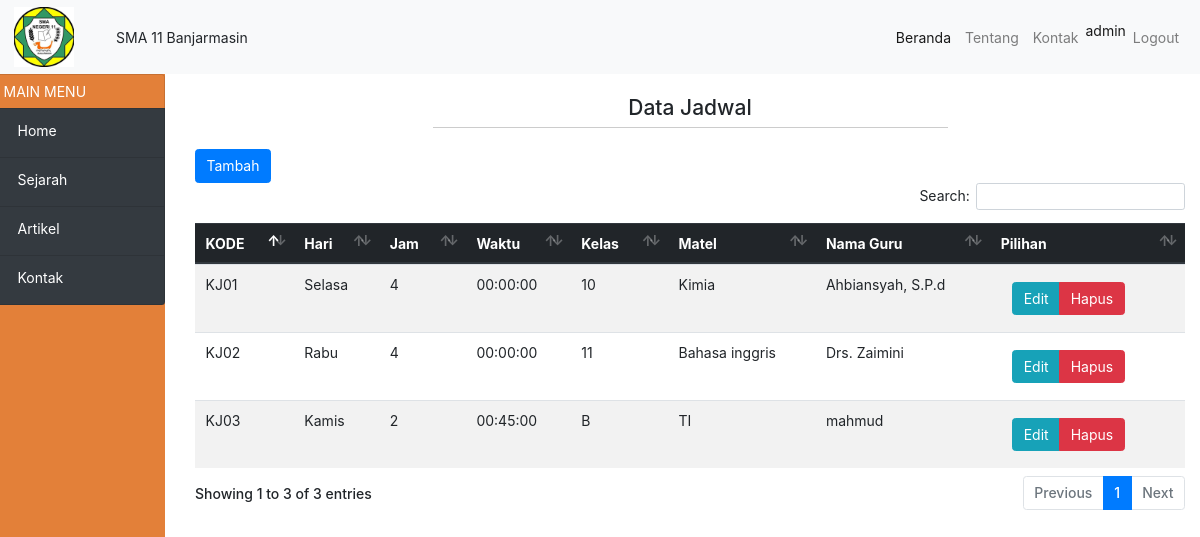
/?view=jadwal (signed in), run on the app's committed database.
### tables this page shows
CREATE TABLE `jadwal` (
  `kd_jadwal` varchar(50) NOT NULL,
  `hari_j` varchar(50) NOT NULL,
  `jam_j` int(2) NOT NULL,
  `waktu` time NOT NULL,
  `kelas` varchar(2) NOT NULL,
  `matpel` varchar(20) NOT NULL,
  `nama_guru` varchar(100) NOT NULL
);

### models/admin.php (called while the page is built, shortened)
<?php
class Admin
{
  private $mysqli;
  function __construct($mysqli)
  {
    $this->mysqli = $mysqli;
  }
function show_jadwal()
{
  $db    = $this->mysqli->conn;
  $query = $db->query(" SELECT * FROM jadwal  ");
  return $query;
}
}
?>

### view/jadwal/data-jadwal.php (the view, shortened to what this page needs)
<div class="container" id="" style="">
<div class="row mt-4" id="" style="">
	<div class="col-md-12" id="" style="">
			<h4 class="text-center">Data Jadwal</h4> <hr>
			<?php if (@$_SESSION['kewenangan'] == 'admin') { ?>
			<button type="button" id="tambah" class="btn btn-primary">
			  Tambah
			</button>
			<?php } ?>
			<table class="table table-md table-hover table-striped mt-4" id="myTable">
				<thead class="thead-dark">
					<tr>
						<th colspan="" rowspan="" headers="" scope="">KODE</th>
						<th colspan="" rowspan="" headers="" scope="">Hari</th>
						<th colspan="" rowspan="" headers="" scope="">Jam</th>
						<th colspan="" rowspan="" headers="" scope="">Waktu</th>
						<th colspan="" rowspan="" headers="" scope="">Kelas</th>
						<th colspan="" rowspan="" headers="" scope="">Matel</th>
						<th colspan="" rowspan="" headers="" scope="">Nama Guru</th>
						<?php if (@$_SESSION['kewenangan'] == 'admin') { ?>
						<th colspan="" rowspan="" headers="" scope="">Pilihan</th>
						<?php } ?>
					</tr>
				</thead>
				<tbody>
					<?php
						$data = $objAdmin->show_jadwal();
						while ( $a = $data->fetch_object()) { ?>
					 <tr>
					 	<td colspan="" rowspan="" headers=""><?=$a->kd_jadwal ?></td>
					 	<td colspan="" rowspan="" headers=""><?=$a->hari_j ?></td>
					 	<td colspan="" rowspan="" headers=""><?=$a->jam_j ?></td>
					 	<td colspan="" rowspan="" headers=""><?=$a->waktu ?></td>
						<td colspan="" rowspan="" headers=""><?=$a->kelas ?></td>
						<td colspan="" rowspan="" headers=""><?=$a->matpel ?></td>
						<td colspan="" rowspan="" headers=""><?=$a->nama_guru ?></td>
						<?php if (@$_SESSION['kewenangan'] == 'admin') { ?>
					 	<td colspan="" rowspan="" headers="">
					 		<div class="btn btn-group" id="" style="">
						 		<button class="btn btn-info" id="edit"
										data-kode="<?=$a->kd_jadwal ?>"
										data-hari="<?=$a->hari_j ?>"
										data-jam="<?=$a->jam_j ?>"
										data-waktu="<?=$a->waktu ?>"
										data-kelas="<?=$a->kelas ?>"
										data-matpel="<?=$a->matpel ?>"
										data-guru="<?=$a->nama_guru ?>"
								>
									Edit
								</button>
						 		<button class="btn btn-danger" id="hapus" data-kode="<?=$a->kd_jadwal ?>" >Hapus</button>
					 		</div>
					 	</td>
						<?php } ?>
					 </tr>
					<?php } ?>
				</tbody>
			</table>
		</div>
	</div>
</div>

### assets/css/home.css (style rules this page uses)
hr { height: 1px; border-top: 1px solid #ccc; margin: auto; width: 50%; padding: 10px; }
.view-buku th, td { text-align: left; padding: 8px; }

### index.php (style rules this page uses)
* { font-size: 14px; }

### data on the page
jadwal: kd_jadwal "KJ01", hari_j "Selasa", jam_j "4", waktu "00:00:00", kelas "10", matpel "Kimia", nama_guru "Ahbiansyah, S.P.d"
jadwal: kd_jadwal "KJ02", hari_j "Rabu", jam_j "4", waktu "00:00:00", kelas "11", matpel "Bahasa inggris", nama_guru "Drs. Zaimini"
jadwal: kd_jadwal "KJ03", hari_j "Kamis", jam_j "2", waktu "00:45:00", kelas "B", matpel "TI", nama_guru "mahmud"

### other printed values
$_SESSION['username'] "admin"
